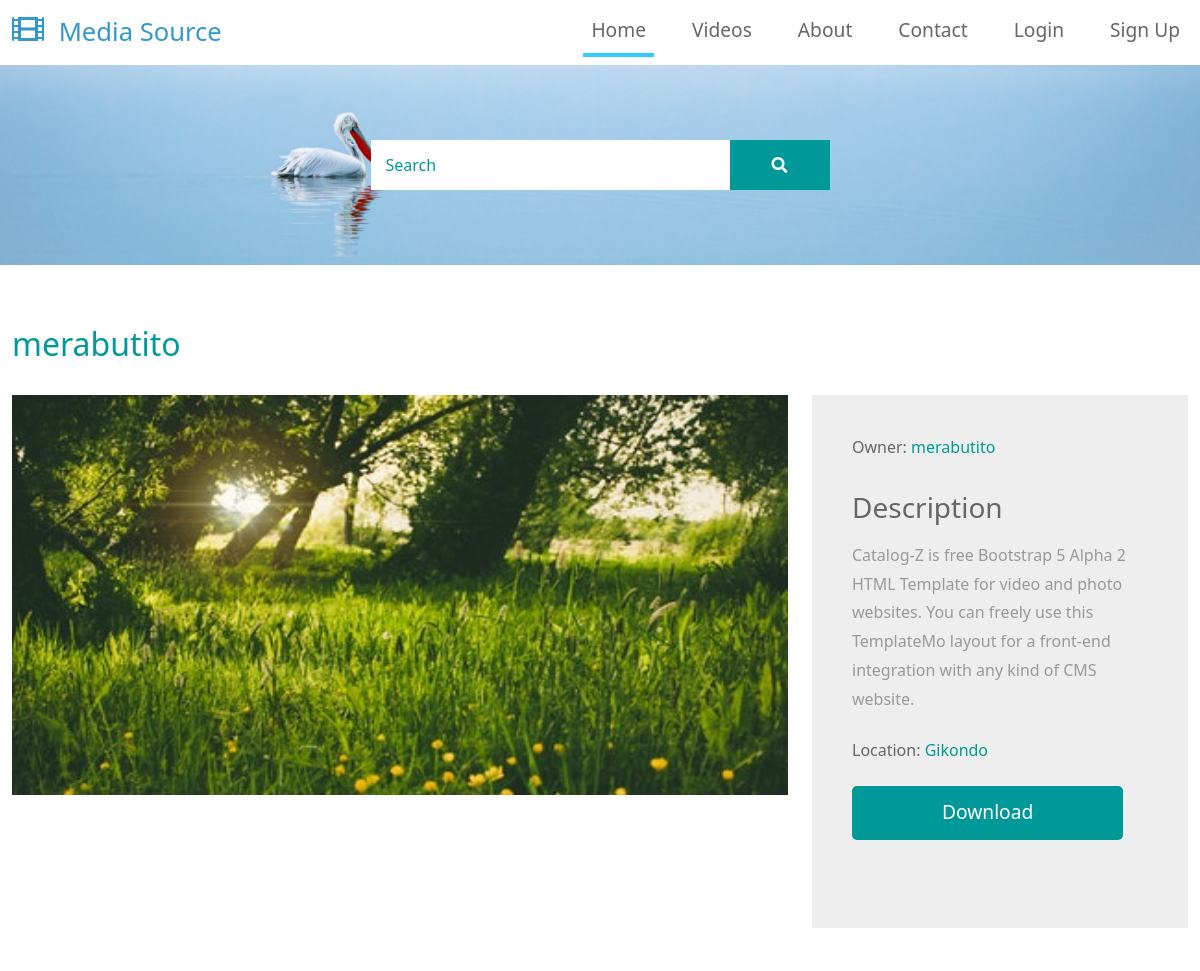
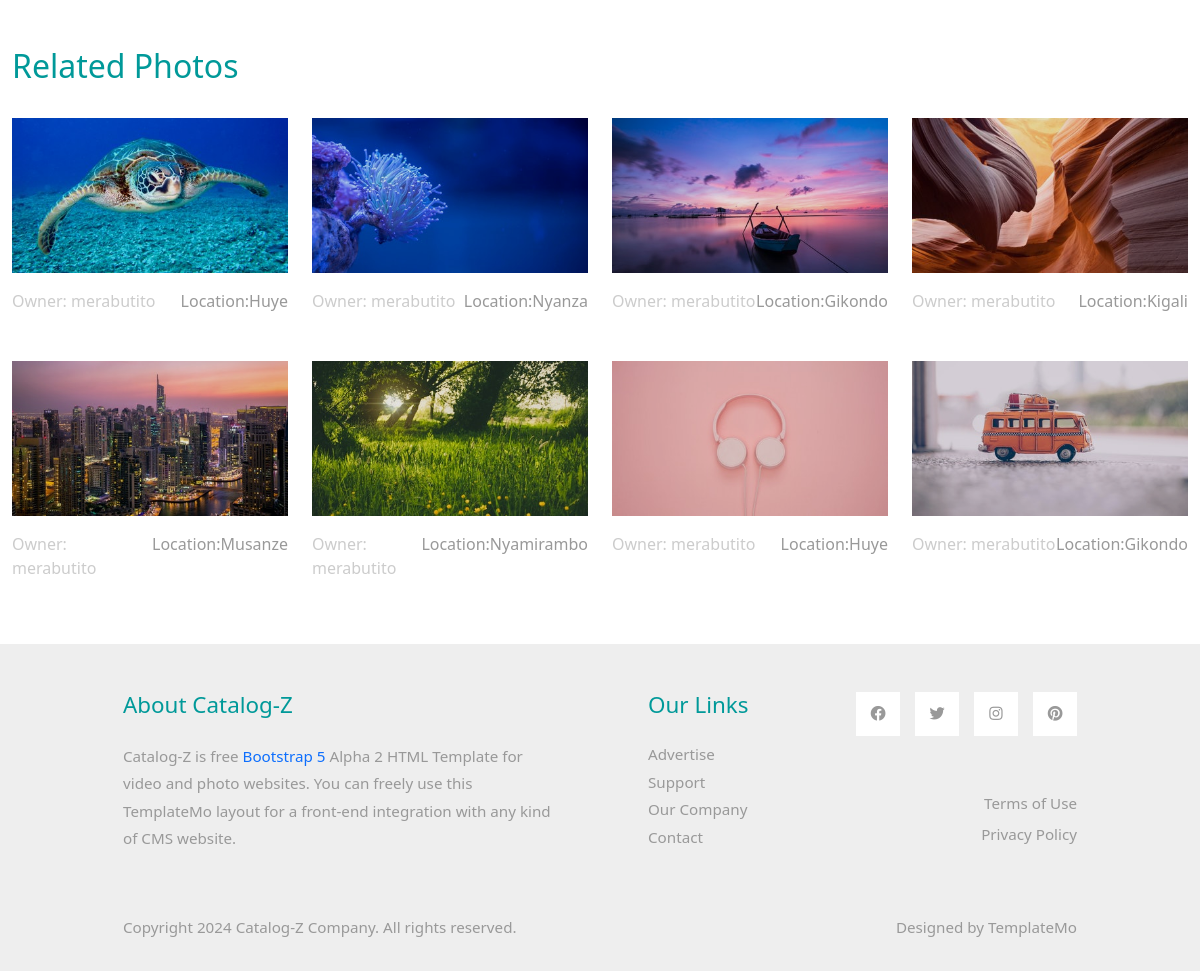
Screenshot of /photo-detail/13/ with the database file from the repository (2 pictures, top to bottom).
### media_app/models.py (models this page shows, shortened)
class Image(models.Model):
    photo = models.ImageField(upload_to='upload')
    location = models.CharField(max_length=30)
    description = models.TextField()
    owner = models.ForeignKey(User, on_delete=models.CASCADE)

### media_app/views.py (the view)
# urls.py: path('photo-detail/<int:pk>/', views.PhotoDetail, name='detail'),
def PhotoDetail(request, pk):
    image = get_object_or_404(Image, pk=pk)
    related = Image.objects.exclude(id=image.id)
    context = {'image': image,
               'related': related}
    return render(request, 'photo-detail.html', context)

### templates/photo-detail.html (shortened to what this page needs)
<!DOCTYPE html>
{%extends 'base.html'%}
{%load static%}
{%block content%}
<div class="tm-hero d-flex justify-content-center align-items-center" data-parallax="scroll"
    data-image-src="{%static 'img/hero.jpg'%}">
    <form class="d-flex tm-search-form">
        <input class="form-control tm-search-input" type="search" placeholder="Search" aria-label="Search">
        <button class="btn btn-outline-success tm-search-btn" type="submit">
            <i class="fas fa-search"></i>
        </button>
    </form>
</div>
<div class="container-fluid tm-container-content tm-mt-60">
    <div class="row mb-4">
        <h2 class="col-12 tm-text-primary">{{image.owner.username}}</h2>
    </div>
    <div class="row tm-mb-90">
        <div class="col-xl-8 col-lg-7 col-md-6 col-sm-12">
            <img src="{{image.photo.url}}" alt="Image" class="img-fluid" style="width: 100%; max-height:50vh;">
        </div>
        <div class="col-xl-4 col-lg-5 col-md-6 col-sm-12">
            <div class="tm-bg-gray tm-video-details">
                <div class="mb-4 d-flex flex-wrap">
                    <div class="mr-4 mb-2">
                        <span class="tm-text-gray-dark">Owner: </span><span
                            class="tm-text-primary">{{image.owner.username}}</span>
                    </div>
                </div>
                <div class="mb-4">
                    <h3 class="tm-text-gray-dark mb-3">Description</h3>
                    <p>{{image.description}}</p>
                </div>
                <div class="mr-4 mb-2">
                    <span class="tm-text-gray-dark">Location: </span><span
                        class="tm-text-primary">{{image.location}}</span>
                </div>
                <div class="mt-4 mb-5">
                    <a href="{%url 'download' image.id%}" class="btn btn-primary tm-btn-big">Download</a>
                </div>
            </div>
        </div>
    </div>
    <div class="row mb-4">
        <h2 class="col-12 tm-text-primary">
            Related Photos
        </h2>
    </div>
    <div class="row mb-3 tm-gallery">
        {%for relate in related%}
        <div class="col-xl-3 col-lg-4 col-md-6 col-sm-6 col-12 mb-5">
            <figure class="effect-ming tm-video-item">
                <img src="{{relate.photo.url}}" alt="Image" class="img-fluid">
                <figcaption class="d-flex align-items-center justify-content-center">
                </figcaption>
            </figure>
            <div class="d-flex justify-content-between tm-text-gray">
                <span class="tm-text-gray-light">Owner: {{relate.owner}}</span>
                <span>Location:{{relate.location}}</span>
            </div>
        </div>
        {%endfor%}
    </div>
</div>
{%endblock%}

### static/css/templatemo-style.css (style rules this page uses)
p { line-height: 1.8; }
a { text-decoration: none; transition: all 0.3s ease; }
.container-fluid { max-width: 1770px; }
.btn { border-radius: 0; }
.btn-primary { background-color: #009999; border: 0; border-radius: 5px; padding: 12px 50px 14px; font-size: 1.2rem; }
.form-control { padding: 10px 20px; width: 100%; height: auto; }
.tm-btn-big { padding: 12px 90px 14px; }
.tm-hero { min-height: 200px; background: transparent; }
.tm-mt-60 { margin-top: 60px; }
.tm-mb-90 { margin-bottom: 90px; }
.tm-text-primary { color: #009999; }
.tm-bg-gray { background-color: #EEEEEE; }
.tm-search-input { width: 360px; border-radius: 0; padding: 12px 15px; color: #009999; border: none; }
.tm-search-input::placeholder { color: #009999; opacity: 1; }
.tm-search-btn { color: white; background-color: #009999; border: none; width: 100px; height: 50px; margin-left: -1px; }
p, .tm-text-gray { color: #999; }
.tm-text-gray-light { color: #CCC; }
.tm-text-gray-dark { color: #666; }
.tm-video-item { position: relative; overflow: hidden; text-align: center; cursor: pointer; }
.tm-video-item img { position: relative; display: block; min-height: 100%; max-width: 100%; opacity: 0.8; }
.tm-video-item figcaption { padding: 2em; color: #fff; text-transform: uppercase; font-size: 1.25em; -webkit-backface-visibility: hidden; backface-visibility: hidden; }
.tm-video-item figcaption::before, .tm-video-item figcaption::after { pointer-events: none; }
.tm-video-item figcaption, .tm-video-item figcaption > a { position: absolute; top: 0; left: 0; width: 100%; height: 100%; }
figure.effect-ming { background: #030c17; }
figure.effect-ming img { opacity: 0.9; -webkit-transition: opacity 0.35s; transition: opacity 0.35s; }
figure.effect-ming figcaption::before { position: absolute; top: 30px; right: 30px; bottom: 30px; left: 30px; border: 2px solid #fff; box-shadow: 0 0 0 30px rgba(255,255,255,0.2); content: ''; opacity: 0; -webkit-transition: opacity 0.35s, -webkit-transform 0.35s; transition: opacity 0.35s, transform 0.35s; -webkit-transform: scale3d(1.4,1.4,1); transform: scale3d(1.4,1.4,1); }
.tm-video-details { height: 100%; padding: 40px; }
.form-control, input:-internal-autofill-selected, select:not([multiple]) { color: #009999 !important; }
.form-control::placeholder { color: #009999; opacity: 1; }

### rows the page displays
Image: owner.username "merabutito", photo (picture), description "Catalog-Z is free Bootstrap 5 Alpha 2 HTML Template for video and photo websites. You can freely use this TemplateMo layout for a front-end integration with any kind of CMS website.", location "Gikondo"
Image: photo (picture), owner "merabutito", location "Huye"
Image: photo (picture), owner "merabutito", location "Nyanza"
Image: photo (picture), owner "merabutito", location "Gikondo"
Image: photo (picture), owner "merabutito", location "Kigali"
Image: photo (picture), owner "merabutito", location "Musanze"
Image: photo (picture), owner "merabutito", location "Nyamirambo"
Image: photo (picture), owner "merabutito", location "Huye"
Image: photo (picture), owner "merabutito", location "Gikondo"
